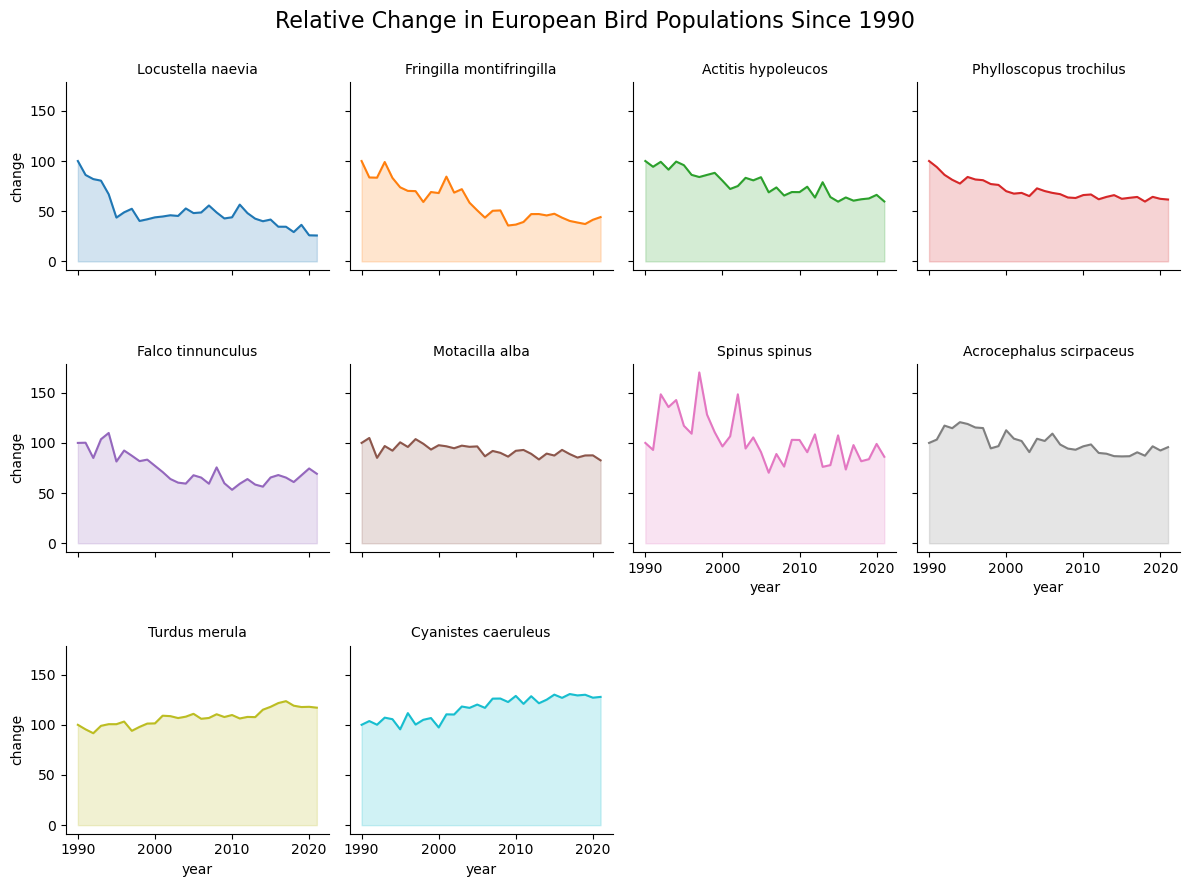

Source code (Python):
import pandas as pd
import matplotlib.pyplot as plt
import seaborn as sns
from sklearn import preprocessing

#Load the data into a pandas dataframe
population_long = pd.read_csv("population.csv")

#Long-form data
print(population_long.head())

#Create a grid: initialize it
g = sns.FacetGrid(population_long, col='species', hue='species', col_wrap=4)

#Add the line over the area with the plot function
g = g.map(plt.plot, 'year', 'change')

#Fill the area with fill_between
g = g.map(plt.fill_between, 'year', 'change', alpha=0.2).set_titles("{col_name} species")

#Control the title of each facet
g = g.set_titles("{col_name}")

#Add a title for the whole plot
g.fig.suptitle('Relative Change in European Bird Populations Since 1990', fontsize=16)

#Adjust the spacing between subplots
plt.subplots_adjust(top=0.9, hspace=0.5)

#Save the figure
g.savefig("area_chart.png")
